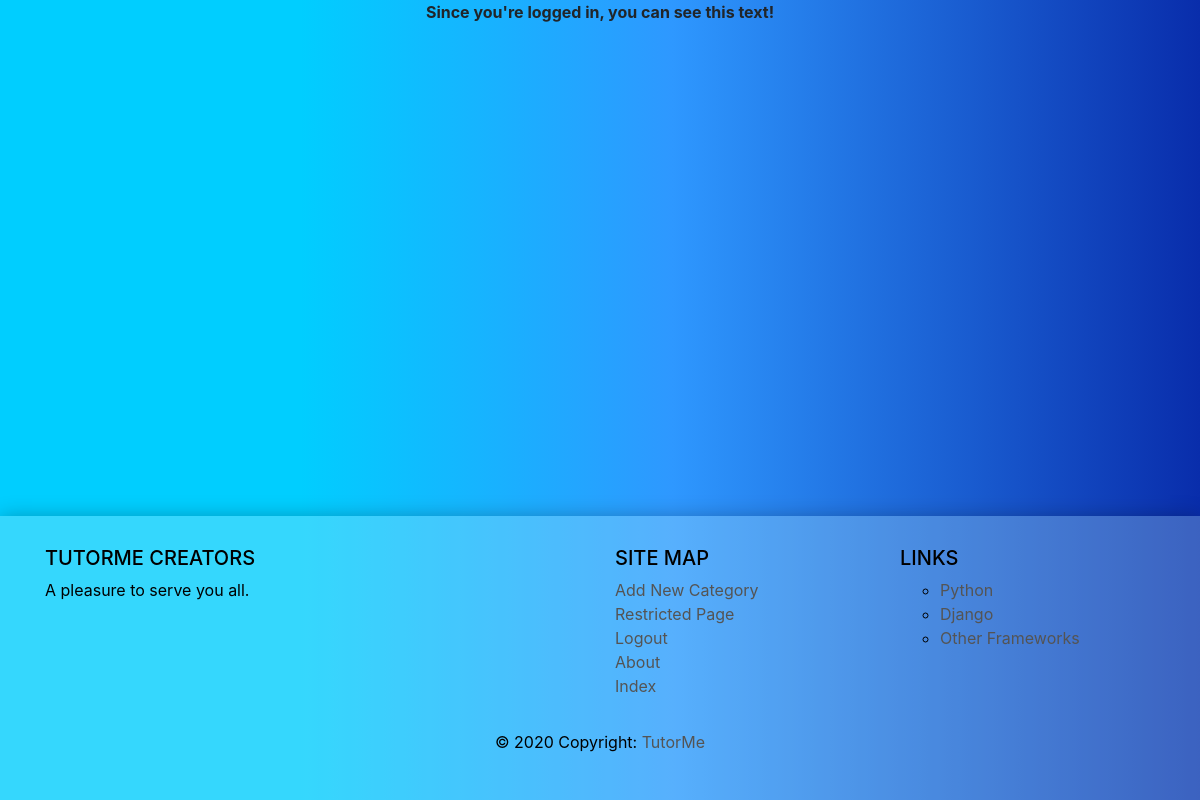
The app's page /tutorme/restricted/ (signed in) with its own data.
### tutorme/models.py (models this page shows, shortened)
class Category(models.Model):
    NAME_MAX_LENGTH = 128
    name = models.CharField(max_length=NAME_MAX_LENGTH, unique=True)
    views = models.IntegerField(default=0)
    likes = models.IntegerField(default=0)
    slug = models.SlugField(unique=True)
    class Meta:
        verbose_name_plural = 'Categories'

### tutorme/views.py (the view)
# urls.py: path('restricted/', views.restricted, name='restricted'),
@login_required
def restricted(request):
    return render(request, 'tutorme/restricted.html')

### tutorme/templatetags/tutorme_templates_tags.py (called while the page is built)
@register.inclusion_tag('tutorme/categories.html')
def get_category_list(current_category=None):
    return {'categories': Category.objects.all(), 'current_category': current_category}

### templates/tutorme/restricted.html (shortened to what this page needs)
{%extends 'tutorme/base.html'%}
{% block body_block %}
    <div>
        <strong>Since you're logged in, you can see this text!</strong> <br />
    </div>
{% endblock %}

### templates/tutorme/categories.html
<ul>
{% if categories %}
    {% for c in categories %}
        {% if c == current_category %}
            <li>
            <strong>
                <a href="{% url 'tutorme:show_category' c.slug %}">{{ c.name }}</a>
            </strong>
            </li>
        {% else %}
        <li>
            <a href="{% url 'tutorme:show_category' c.slug %}">{{ c.name }}</a>
        </li>
        {% endif %}
    {% endfor %}
{% else %}
    <li><strong>There are no categories present.</strong></li>
{% endif %}
</ul>

### static/css/base.css (style rules this page uses)
body { background: rgb(0,206,255); background: linear-gradient(90deg, rgba(0,206,255,1) 25%, rgba(46,152,255,1) 56%, rgba(9,45,171,1) 100%); }
.href-color a { color: #545454; }

### records on screen
Category: name "Python"
Category: name "Django"
Category: name "Other Frameworks"
